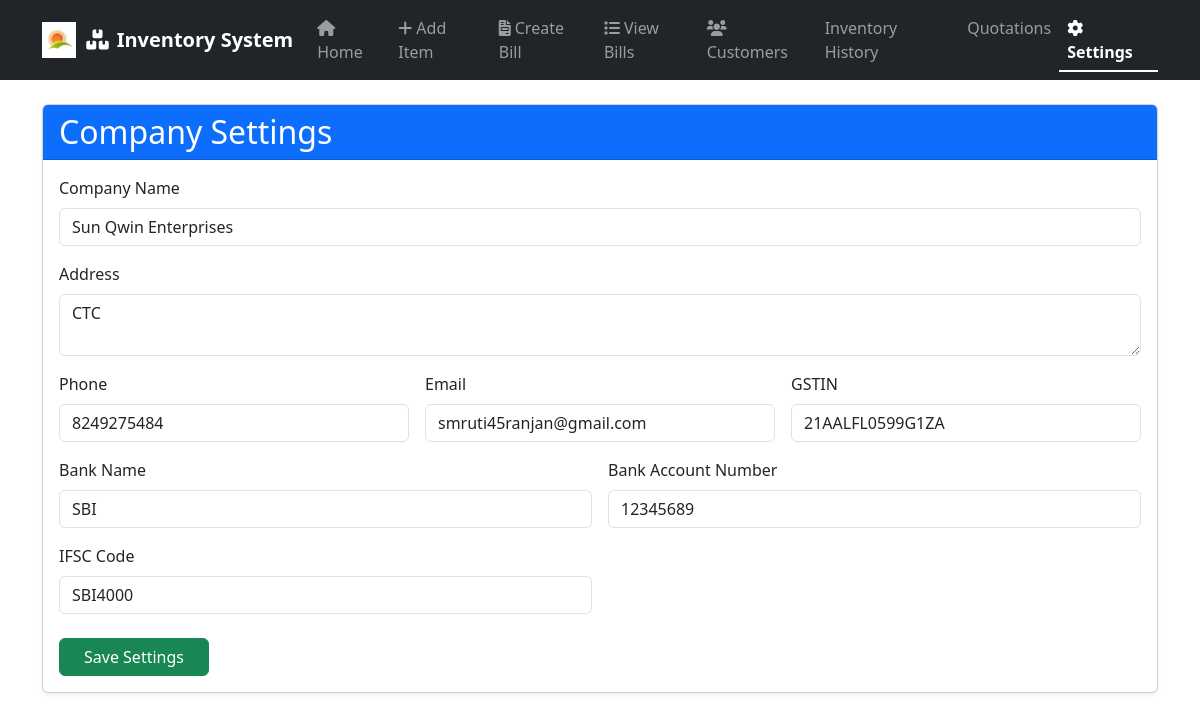
The app's page /settings, older data.
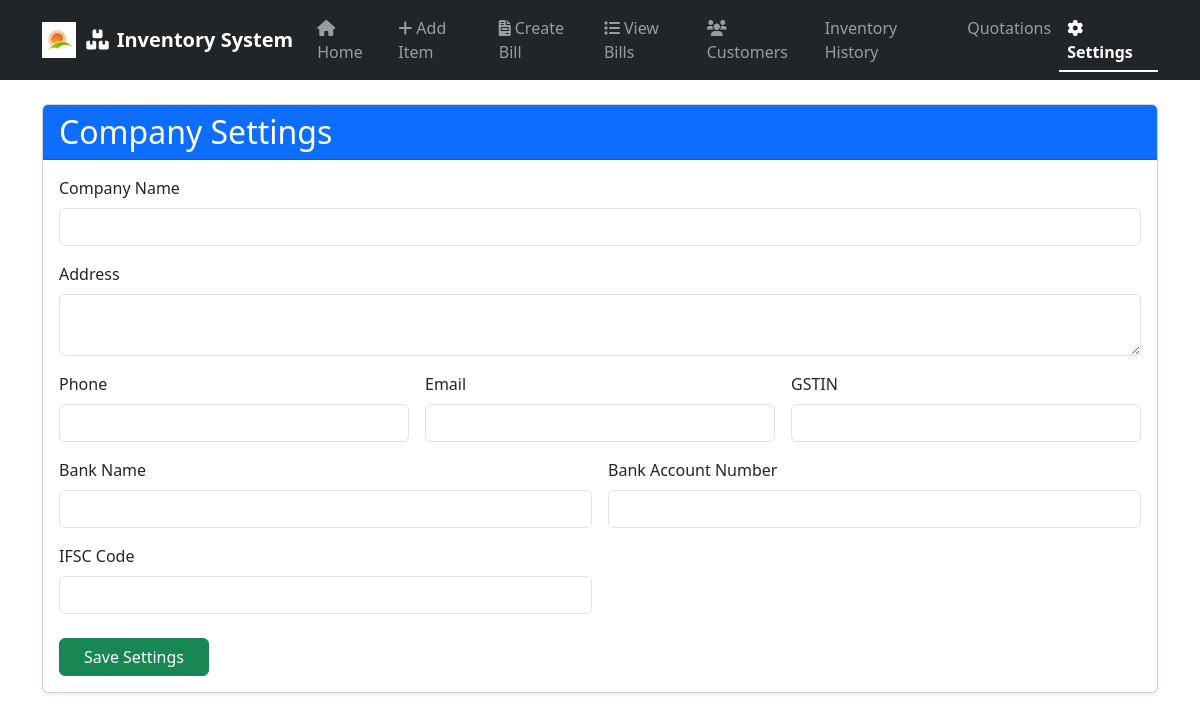
The same page, newer data.
### app.py (models this page shows)
class Settings(db.Model):
    id = db.Column(db.Integer, primary_key=True)
    company_name = db.Column(db.String(200), nullable=True)
    address = db.Column(db.String(300), nullable=True)
    phone = db.Column(db.String(50), nullable=True)
    email = db.Column(db.String(100), nullable=True)
    gstin = db.Column(db.String(50), nullable=True)
    website = db.Column(db.String(200), nullable=True)
    bank_name = db.Column(db.String(100), nullable=True)
    bank_account_number = db.Column(db.String(50), nullable=True)
    ifsc_code = db.Column(db.String(20), nullable=True)

### app.py (the view, shortened to what this page needs)
@app.route('/settings', methods=['GET', 'POST'])
def settings():
    settings = Settings.query.first()
    return render_template('settings.html', settings=settings)

### templates/settings.html (shortened to what this page needs)
{% extends "base.html" %}
{% block content %}
<div class="card shadow-sm mb-4">
  <div class="card-header bg-primary text-white">
    <h2 class="mb-0">Company Settings</h2>
  </div>
  <div class="card-body">
    <form method="POST" class="needs-validation" novalidate>
      <div class="mb-3">
        <label for="company_name" class="form-label">Company Name</label>
        <input type="text" class="form-control" id="company_name" name="company_name" value="{{ settings.company_name or '' }}" required>
      </div>
      <div class="mb-3">
        <label for="address" class="form-label">Address</label>
        <textarea class="form-control" id="address" name="address" rows="2" required>{{ settings.address or '' }}</textarea>
      </div>
      <div class="row g-3">
        <div class="col-md-4">
          <label for="phone" class="form-label">Phone</label>
          <input type="text" class="form-control" id="phone" name="phone" value="{{ settings.phone or '' }}">
        </div>
        <div class="col-md-4">
          <label for="email" class="form-label">Email</label>
          <input type="email" class="form-control" id="email" name="email" value="{{ settings.email or '' }}">
        </div>
        <div class="col-md-4">
          <label for="gstin" class="form-label">GSTIN</label>
          <input type="text" class="form-control" id="gstin" name="gstin" value="{{ settings.gstin or '' }}">
        </div>
        <div class="col-md-6">
          <label for="bank_name" class="form-label">Bank Name</label>
          <input type="text" class="form-control" id="bank_name" name="bank_name" value="{{ settings.bank_name or '' }}">
        </div>
        <div class="col-md-6">
          <label for="bank_account_number" class="form-label">Bank Account Number</label>
          <input type="text" class="form-control" id="bank_account_number" name="bank_account_number" value="{{ settings.bank_account_number or '' }}">
        </div>
        <div class="col-md-6">
          <label for="ifsc_code" class="form-label">IFSC Code</label>
          <input type="text" class="form-control" id="ifsc_code" name="ifsc_code" value="{{ settings.ifsc_code or '' }}">
        </div>
      </div>
      <div class="mt-4">
        <button type="submit" class="btn btn-success px-4">Save Settings</button>
      </div>
    </form>
  </div>
</div>
{% endblock %}

Row changes from the older to the newer data that the page shows:
removed Settings: company_name "Sun Qwin Enterprises", address "CTC", phone "8249275484", email "smruti45ranjan@gmail.com", gstin "21AALFL0599G1ZA", bank_name "SBI", bank_account_number "12345689", ifsc_code "SBI4000"
